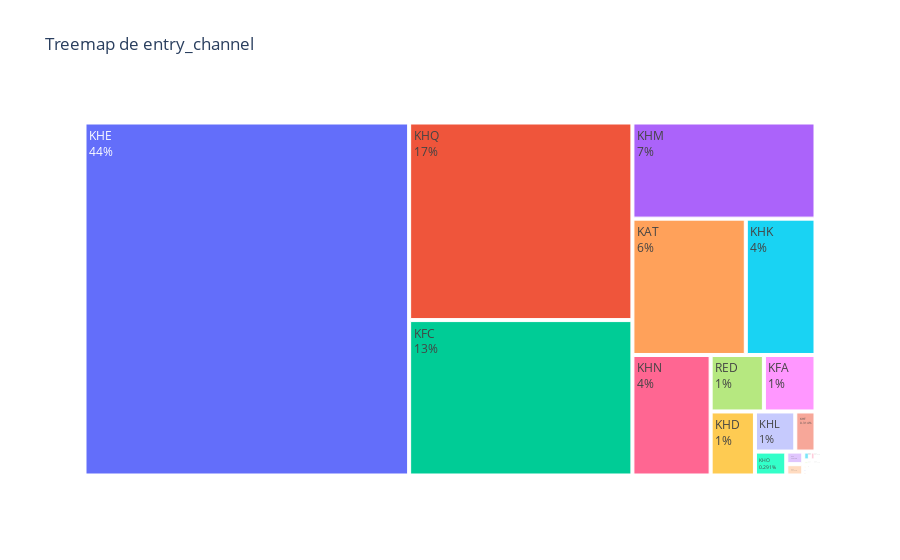

The notebook cell saved with this chart:
### Code cell
# Analizamos el entry channel
# Contar la frecuencia de cada valor en la columna 'entry_channel'
value_counts = df_total_anal_ult['entry_channel'].value_counts().reset_index()
value_counts.columns = ['entry_channel', 'count']

# Calcular el porcentaje
value_counts['percentage'] = (value_counts['count'] / value_counts['count'].sum()) * 100

# Crear el treemap con Plotly
fig = go.Figure(go.Treemap(
    labels=value_counts['entry_channel'],
    parents=['' for _ in value_counts['entry_channel']],
    values=value_counts['count'],
    customdata=value_counts['percentage'],
    textinfo="label+percent parent",
))

fig.update_layout(title='Treemap de entry_channel')
fig.show()

### Figure 1 — Plotly figure (JSON) as saved in the notebook; plotly's stock layout.template omitted (floating-point values rounded to 4 significant figures)
{"data": [{"customdata": [44.41, 17.1, 13.45, 6.821, 5.992, 3.683, 3.653, 1.166, 1.129, 1.1, 0.6269, 0.314, 0.2908, 0.08278, 0.07457, 0.02258, 0.01938, 0.01072, 0.01026, 0.006158, 0.005701, 0.005245, 0.003421, 0.003193, 0.002281, 0.002281, 0.002053, 0.001824, 0.001596, 0.001596, 0.00114, 0.00114, 0.0009122, 0.0006842, 0.0006842, 0.0006842, 0.0006842, 0.0006842, 0.0006842, 0.0006842, 0.0004561, 0.0004561, 0.0004561, 0.0004561, 0.0004561, 0.0004561, 0.0004561, 0.0002281, 0.0002281, 0.0002281, 0.0002281, 0.0002281, 0.0002281, 0.0002281, 0.0002281, 0.0002281, 0.0002281, 0.0002281, 0.0002281, 0.0002281, 0.0002281, 0.0002281, 0.0002281, 0.0002281, 0.0002281], "labels": ["KHE", "KHQ", "KFC", "KHM", "KAT", "KHK", "KHN", "RED", "KFA", "KHD", "KHL", "KHF", "KHO", "KAZ", "KHC", "KBG", "KHP", "007", "KEH", "013", "KAG", "KAS", "KAA", "KBZ", "KAY", "KAR", "KAF", "KCC", "KAB", "KFD", "KHS", "KAW", "KCH", "KAH", "KAQ", "KDH", "KAE", "KAD", "KCB", "KAM", "KAJ", "KCI", "KDT", "KFL", "KFF", "KAK", "KEY", "KBW", "KGN", "KGC", "KBE", "KGX", "KFK", "004", "KFS", "KFP", "KCL", "KBU", "KDR", "KES", "KBH", "KBY", "KBO", "KAI", "KCK"], "parents": ["", "", "", "", "", "", "", "", "", "", "", "", "", "", "", "", "", "", "", "", "", "", "", "", "", "", "", "", "", "", "", "", "", "", "", "", "", "", "", "", "", "", "", "", "", "", "", "", "", "", "", "", "", "", "", "", "", "", "", "", "", "", "", "", ""], "textinfo": "label+percent parent", "type": "treemap", "values": [194727, 74967, 58969, 29907, 26275, 16151, 16016, 5111, 4952, 4822, 2749, 1377, 1275, 363, 327, 99, 85, 47, 45, 27, 25, 23, 15, 14, 10, 10, 9, 8, 7, 7, 5, 5, 4, 3, 3, 3, 3, 3, 3, 3, 2, 2, 2, 2, 2, 2, 2, 1, 1, 1, 1, 1, 1, 1, 1, 1, 1, 1, 1, 1, 1, 1, 1, 1, 1]}], "layout": {"title": {"text": "Treemap de entry_channel"}}}
